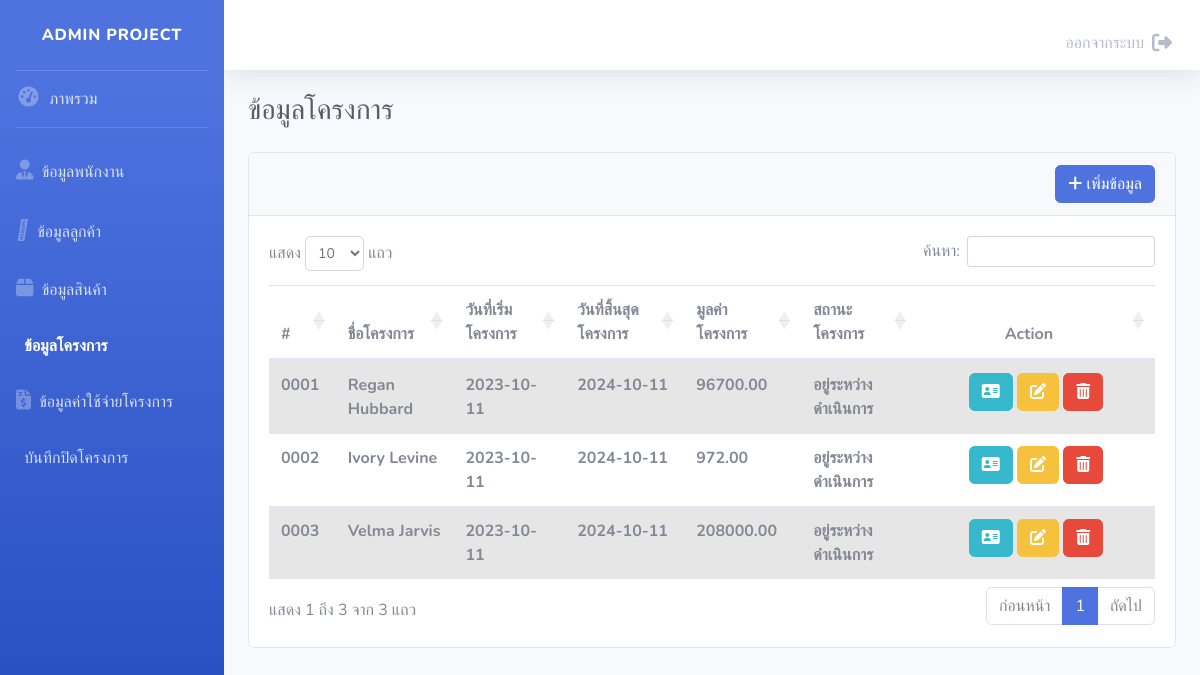
Screenshot of /html/project.php (signed in) with the database file from the repository.
### tables this page shows
CREATE TABLE `project` (
  `project_id` varchar(4) NOT NULL,
  `project_name` varchar(255) NOT NULL,
  `cus_id` varchar(4) NOT NULL,
  `project_start` date NOT NULL,
  `project_end` date NOT NULL,
  `project_valueprice` float(10,2) NOT NULL,
  `emp_id` varchar(4) NOT NULL COMMENT 'ผู้ดูแลโครงการ',
  `project_status` int(1) NOT NULL COMMENT '0 = ยกเลิก, 1 = อยู่ระหว่างดำเนินการ, 2 = ปิดโครงการ',
  `void` int(1) NOT NULL
);

### html/project.php (the view, shortened to what this page needs)
<?php
include("connect.php");
$data = mysqli_query($conn, "SELECT *, if(project_status = 0 ,'ยกเลิก',if(project_status = 1,'อยู่ระหว่างดำเนินการ','ปิดโครงการ'))AS status  from project WHERE void = 0 ORDER BY project_id");
include("header.php");
?>
<div id="wrapper">
    <?php include("sidebar.php"); ?>
    <div id="content-wrapper" class="d-flex flex-column">
        <div id="content">
            <?php include("topbar.php") ?>
            <div class="container-fluid">
                <div class="d-sm-flex align-items-center justify-content-between mb-4">
                    <h1 class="h3 mb-0 text-gray-800">ข้อมูลโครงการ</h1>
                </div>
                <div class="row">
                    <div class="col-12 order-2 order-md-3 order-lg-2 mb-4">
                        <div class="card">
                            <div class="card-header">
                                <div class="d-flex justify-content-end">
                                    <a href="crud_project.php?xCase=1" class="btn btn-primary"><i class="fa-solid fa-plus me-2"></i> เพิ่มข้อมูล</a>
                                </div>
                            </div>
                            <div class="">
                                <div class="card-body">
                                    <table id="myTable" class="table table-striped">
                                        <thead>
                                            <tr>
                                                <th>#</th>
                                                <th>ชื่อโครงการ</th>
                                                <th>วันที่เริ่มโครงการ</th>
                                                <th>วันที่สิ้นสุดโครงการ</th>
                                                <th>มูลค่าโครงการ</th>
                                                <th>สถานะโครงการ</th>
                                                <th class="text-center" style="width: 200px;">Action</th>
                                            </tr>
                                        </thead>
                                        <tbody>
                                            <?php
                                            if (mysqli_num_rows($data) > 0) {
                                                while ($row = mysqli_fetch_assoc($data)) {
                                            ?>
                                                    <tr>
                                                        <th><?php echo $row['project_id'] ?>
                                                        <th><?php echo $row['project_name'] ?>
                                                        <th><?php echo $row['project_start'] ?>
                                                        <th><?php echo $row['project_end'] ?>
                                                        <th><?php echo $row['project_valueprice'] ?>
                                                        <th><?php echo $row['status'] ?>
                                                        </th>
                                                        <td class="text-center">
                                                            <a href="crud_project.php?xCase=4&id=<?php echo $row['project_id'] ?>" name="btn_view" class="btn btn-info"><i class="fa-solid fa-address-card"></i></a>
                                                            <a href="crud_project.php?xCase=2&id=<?php echo $row['project_id'] ?>" name="btn_edit" class="btn btn-warning edit_sale"><i class="fa-solid fa-pen-to-square"></i></a>
                                                            <a href="crud_project.php?xCase=3&id=<?php echo $row['project_id'] ?>" name="btn_delete" class="btn btn-danger"><i class="fa-solid fa-trash-can"></i></a>
                                                        </td>
                                                    </tr>
                                            <?php
                                                }
                                            }
                                            ?>
                                        </tbody>
                                    </table>
                                </div>
                            </div>
                        </div>
                    </div>
                </div>
            </div>
            <?php include("footer.php"); ?>

### rows the page displays
project: project_id "0001", project_name "Regan Hubbard", project_start "2023-10-11", project_end "2024-10-11", project_valueprice "96700.00", status "อยู่ระหว่างดำเนินการ"
project: project_id "0002", project_name "Ivory Levine", project_start "2023-10-11", project_end "2024-10-11", project_valueprice "972.00", status "อยู่ระหว่างดำเนินการ"
project: project_id "0003", project_name "Velma Jarvis", project_start "2023-10-11", project_end "2024-10-11", project_valueprice "208000.00", status "อยู่ระหว่างดำเนินการ"
